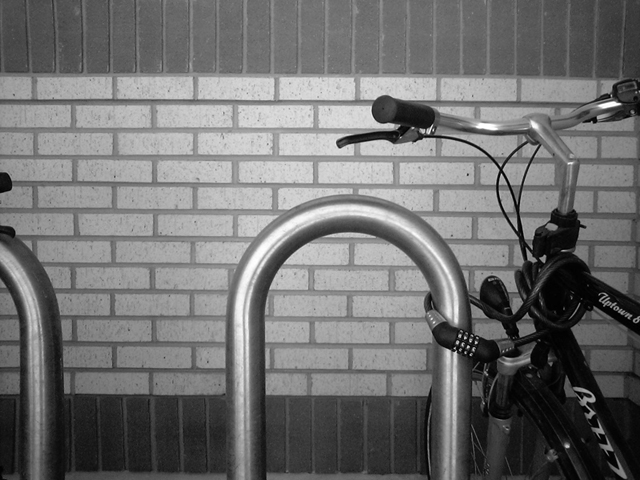
#> input picture img/Bikesgray.jpg, 640 x 480 px
$ python sobel.py
#> lines starting #> are read from the running program, lines starting #| are printed output that depends on the picture
import numpy as np
import cv2
import matplotlib.pyplot as plt
import math
from sklearn.preprocessing import MinMaxScaler


def gaussian (x,mean=0,std=1):
    return ((math.sqrt(2*math.pi)*std)**-1)* math.exp(-0.5*((((x-mean)/std)**2)))

def GaussianBlur(img,filter_size,mean=0,std=1):
    filter=np.ones((filter_size,filter_size))
    convol_size = filter_size//2
    new_img = np.ones_like(img,dtype=np.uint8)
    for i in range(filter.shape[0]):
        for j in range(filter.shape[1]):
            filter[i,j]=gaussian(np.sqrt((i-convol_size)**2 + (j-convol_size)**2) ,mean,std)
    filter = filter/np.sum(filter)
    filter = np.int32((filter/filter[0,0]))
    filter_sum = np.sum(filter)
    for i in range(convol_size,img.shape[0]-convol_size):
        for j in range(convol_size,img.shape[1]-convol_size):
            new_img[i,j] = np.sum((img[i-convol_size:i+1+convol_size,j-convol_size:j+1+convol_size]*filter)) \
                / (filter_sum)
    return new_img

def Normalized(data , scaler = True):
    scaler = MinMaxScaler()
    scaler.fit(data)
    return scaler.transform(data)


def sobel(img , T = False):
    new_img = np.zeros_like(img,dtype=np.uint8)
    # img = np.ones_like(img,dtype=np.uint8)
    filter = np.array([[-1,0,1],[-2,0,2],[-1,0,1]])
    if T :
        filter = np.transpose(filter)
    print(filter)
    for i in range(1,img.shape[0]-1):
        for j in range(1,img.shape[1]-1):
            result = np.sum((img[i-1:i+2,j-1:j+2]*filter))
            if result > 0:
                new_img[i,j] = result
    # new_img = Normalized(new_img)*255
    return new_img

def magnitude(img_1 , img_2):
    new_img = np.zeros_like(img_1,dtype=np.uint8)
    for i in range(1,new_img.shape[0]-1):
        for j in range(1,new_img.shape[1]-1):
            new_img[i,j] =  np.sqrt(img_1[i,j]**2 + img_2[i,j]**2)

    return new_img

img = cv2.imread("img/Bikesgray.jpg",0)
#> img is the input picture: shape (480, 640); min 0, max 255, mean 112.2
# img = cv2.imread("img/sobel_1.jpeg",0)
print(img.shape[:])
#| (480, 640)

img = GaussianBlur(img, 7)
#> after the loop in GaussianBlur, `for i in range(convol_size,img.shape[0]-convol_size):`:
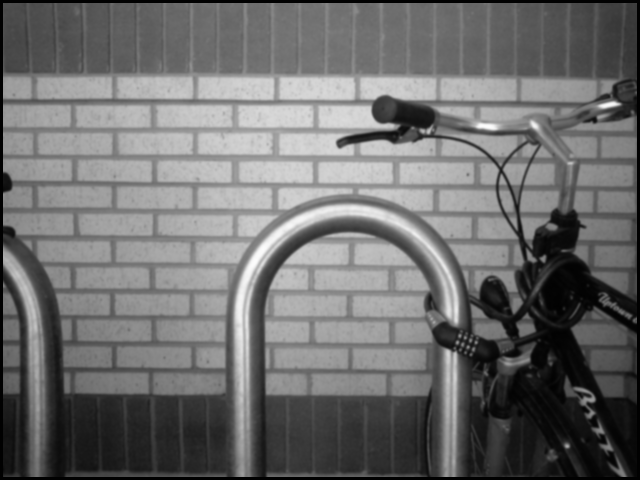
#> new_img: shape (480, 640); min 1, max 253, mean 110.1

# new_img_y = sobel(img) # y
# new_img_x = sobel(img , True) # x
# new_img = magnitude(new_img_x , new_img_y) # x


fig = plt.figure()

new_img_y = sobel(img) # y
#> after the loop in sobel, `for i in range(1,img.shape[0]-1):`:
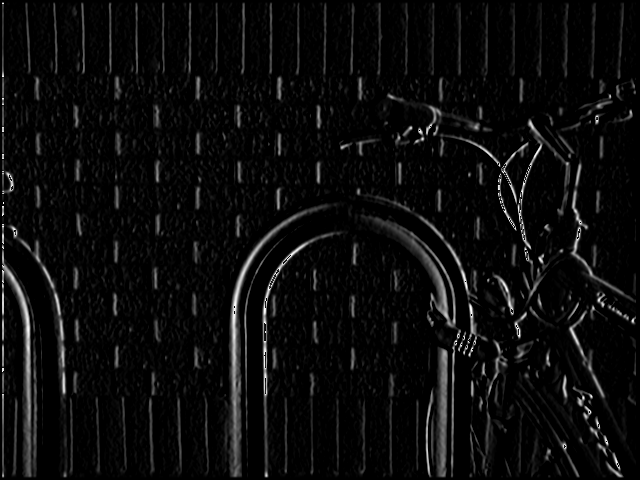
#> new_img: shape (480, 640); min 0, max 255, mean 11.8
ax1 = fig.add_subplot(1,3,1)
ax1.imshow(cv2.cvtColor(new_img_y, cv2.COLOR_BGR2RGB))
plt.axis('off')


new_img_x = sobel(img , True) # x
#> call 2 of sobel, with T = True
#> after the loop in sobel (call 2), `for i in range(1,img.shape[0]-1):`:
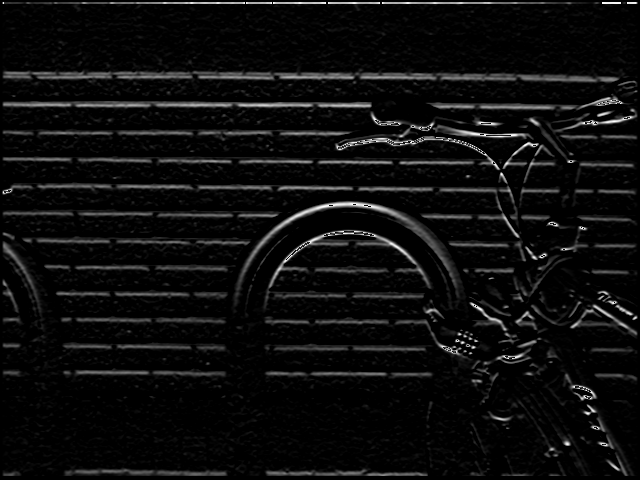
#> new_img: shape (480, 640); min 0, max 255, mean 13.6
ax2 = fig.add_subplot(1,3,2)
ax2.imshow(cv2.cvtColor(new_img_x, cv2.COLOR_BGR2RGB))
plt.axis('off')


new_img = magnitude(new_img_x , new_img_y) # x
#> after the loop in magnitude, `for i in range(1,new_img.shape[0]-1):`:
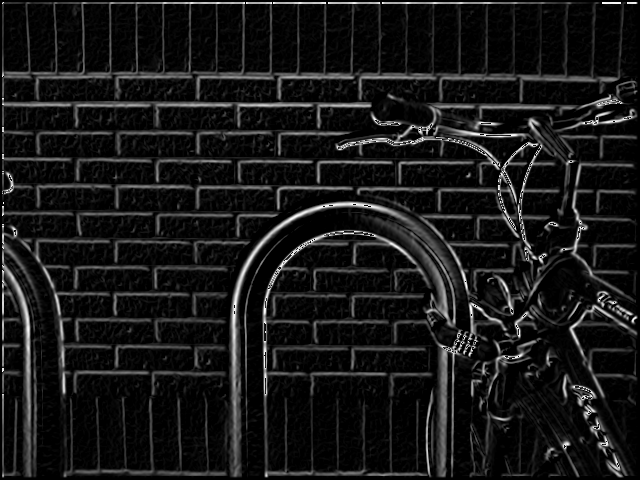
#> new_img: shape (480, 640); min 0, max 255, mean 23.6
ax3 = fig.add_subplot(1,3,3)
ax3.imshow(cv2.cvtColor(new_img, cv2.COLOR_BGR2RGB))
plt.axis('off')


plt.show()
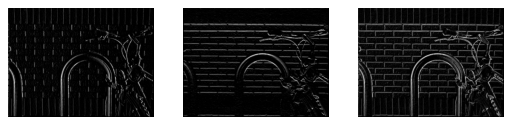
#> figure drawn by matplotlib, 3 panels
# print("done show image")
# cv2.imshow('hello',new_img)
# cv2.waitKey(0)
